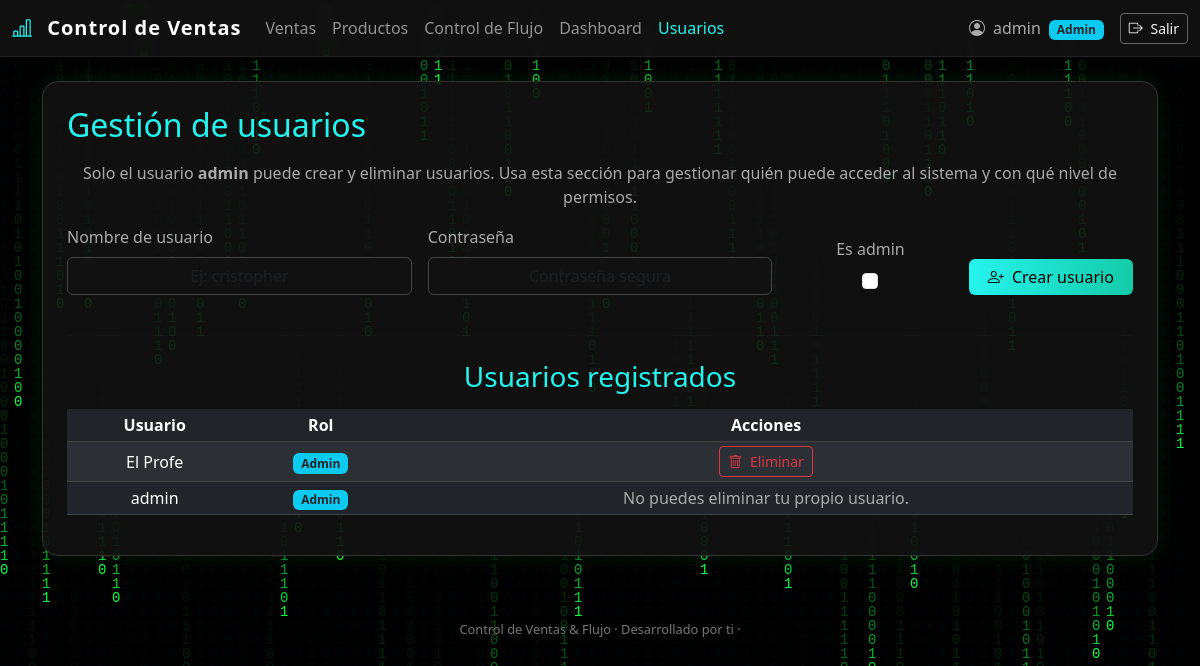
Before: /usuarios (signed in) with the older database file.
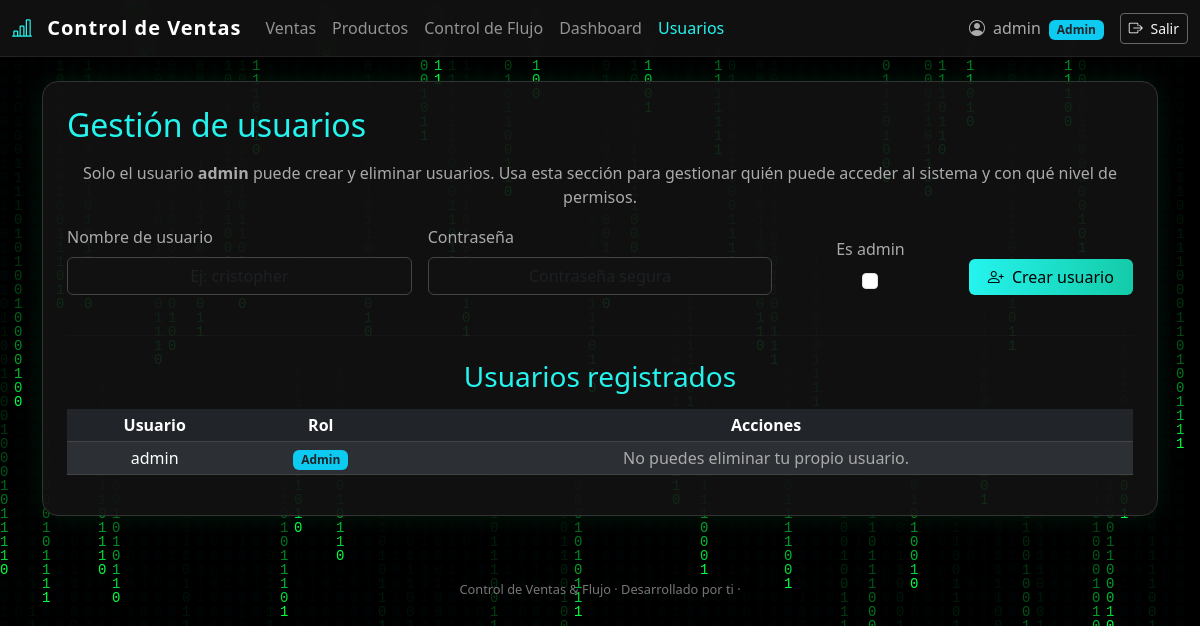
After: the same page with the newer database file.
### app.py (models this page shows)
class User(db.Model):
    id = db.Column(db.Integer, primary_key=True)
    username = db.Column(db.String(80), unique=True, nullable=False)
    password_hash = db.Column(db.String(255), nullable=False)
    is_admin = db.Column(db.Boolean, default=False)

### app.py (the view, shortened to what this page needs)
@app.route("/usuarios", methods=["GET", "POST"])
def usuarios():
    if not session.get("user_id"):
        return redirect(url_for("login"))
    if not session.get("is_admin"):
        return redirect(url_for("ventas"))
    error = request.args.get("error")
    success = request.args.get("success")
    users = User.query.order_by(User.username).all()
    return render_template(
        "usuarios.html",
        users=users,
        error=error,
        success=success,
    )

### templates/usuarios.html (shortened to what the changed rows need)
{% extends "base.html" %}
{% block content %}
<div class="row">
    <div class="col-12">
        <div class="card p-4 mb-4">
            <h2 class="mb-3 text-accent">Gestión de usuarios</h2>
            {% if users and users|length > 0 %}
                <div class="table-responsive">
                    <table class="table table-dark table-striped table-sm align-middle">
                        <thead>
                            <tr class="text-center">
                                <th>Usuario</th>
                                <th>Rol</th>
                                <th>Acciones</th>
                            </tr>
                        </thead>
                        <tbody>
                            {% for u in users %}
                                <tr>
                                    <td class="text-center">{{ u.username }}</td>
                                    <td class="text-center">
                                        {% if u.is_admin %}
                                            <span class="badge bg-info text-dark">Admin</span>
                                        {% else %}
                                            <span class="badge bg-secondary">Usuario</span>
                                        {% endif %}
                                    </td>
                                    <td class="text-center">
                                        {% if u.id != session.get('user_id') %}
                                            <form
                                                method="post"
                                                action="{{ url_for('delete_user', user_id=u.id) }}"
                                                class="d-inline"
                                                onsubmit="return doubleConfirm(
                                                    '¿Seguro que deseas eliminar este usuario?',
                                                    'Esta acción es permanente. ¿Confirmas que deseas continuar?'
                                                );"
                                            >
                                                <button type="submit" class="btn btn-sm btn-outline-danger">
                                                    <i class="bi bi-trash me-1"></i> Eliminar
                                                </button>
                                            </form>
                                        {% else %}
                                            <span class="text-secondary-custom">
                                                No puedes eliminar tu propio usuario.
                                            </span>
                                        {% endif %}
                                    </td>
                                </tr>
                            {% endfor %}
                        </tbody>
                    </table>
                </div>
            {% else %}
                <p class="text-secondary-custom text-center mb-0">
                    No hay usuarios registrados.
                </p>
            {% endif %}
        </div>
    </div>
</div>
{% endblock %}

### templates/base.html (shortened to what this page needs)
<!doctype html>
<html lang="es">
<head>
    <link
        href="https://cdn.jsdelivr.net/npm/bootstrap@5.3.2/dist/css/bootstrap.min.css"
        rel="stylesheet"
    >
    <link
        rel="stylesheet"
        href="https://cdn.jsdelivr.net/npm/bootstrap-icons@1.11.1/font/bootstrap-icons.css"
    >
</head>
<body>
<div class="main-wrapper">
    <nav class="navbar navbar-expand-lg navbar-dark navbar-custom mb-4">
        <div class="container-fluid">
            <a class="navbar-brand" href="{{ url_for('ventas') }}">
                <i class="bi bi-bar-chart-line me-2 text-accent"></i>
                Control de Ventas
            </a>
            {% if session.get('user_id') %}
            <div class="collapse navbar-collapse" id="navbarNav">
                <ul class="navbar-nav me-auto">
                    <li class="nav-item">
                        <a class="nav-link {% if request.path.startswith('/ventas') %}active{% endif %}"
                           href="{{ url_for('ventas') }}">Ventas</a>
                    </li>
                    <li class="nav-item">
                        <a class="nav-link {% if request.path.startswith('/productos') %}active{% endif %}"
                           href="{{ url_for('productos') }}">Productos</a>
                    </li>
                    <li class="nav-item">
                        <a class="nav-link {% if request.path.startswith('/flujo') %}active{% endif %}"
                           href="{{ url_for('flujo') }}">Control de Flujo</a>
                    </li>
                    <li class="nav-item">
                        <a class="nav-link {% if request.path.startswith('/dashboard') %}active{% endif %}"
                           href="{{ url_for('dashboard') }}">Dashboard</a>
                    </li>
                    {% if session.get('is_admin') %}
                    <li class="nav-item">
                        <a class="nav-link {% if request.path.startswith('/usuarios') %}active{% endif %}"
                           href="{{ url_for('usuarios') }}">Usuarios</a>
                    </li>
                    {% endif %}
                </ul>
                <span class="navbar-text me-3 text-secondary-custom">
                    <i class="bi bi-person-circle me-1"></i>
                    {{ session.get('user') }}
                    {% if session.get('is_admin') %}
                        <span class="badge bg-info text-dark ms-1">Admin</span>
                    {% endif %}
                </span>
                <a href="{{ url_for('logout') }}" class="btn btn-outline-light btn-sm">
                    <i class="bi bi-box-arrow-right me-1"></i> Salir
                </a>
            </div>
            {% endif %}
        </div>
    </nav>
    <div class="container mb-4">
        {% block content %}{% endblock %}
    </div>
    <footer>
        Control de Ventas & Flujo · Desarrollado por ti · {{ datetime.utcnow().year if false else '' }}
    </footer>
</div>
</body>
</html>

Changed rows visible on the page:
removed User: username "El Profe", is_admin "Admin"
